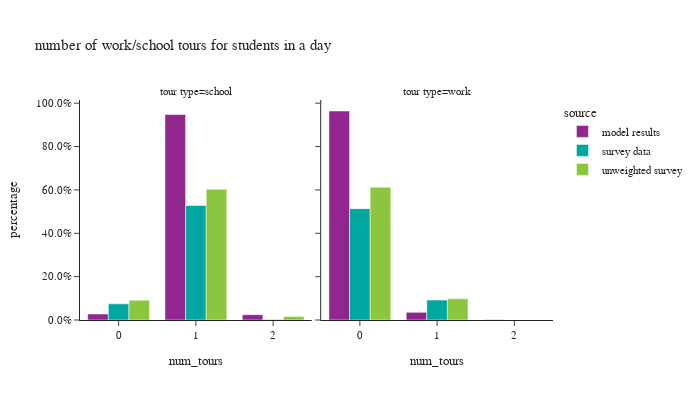

Notebook code for this chart:
### Code cell
# number of mandatory tours
df_plot = s_tour_data[['person_id','source','tour_type','tour_id','person_weight']].groupby(['person_id','source','tour_type','person_weight']).count().reset_index()

pivoted = df_plot.pivot(index=['person_id','source','person_weight'], columns="tour_type", values="tour_id").fillna(0).reset_index()
df_plot = pivoted.melt(id_vars=['person_id','source','person_weight'], var_name="tour_type")

df_plot['num_tours'] = df_plot['value']
df_plot['ws_weight'] = df_plot['person_weight']
df_plot = df_plot.groupby(['source','tour_type','num_tours'])['ws_weight'].sum().reset_index()
df_plot = df_plot.merge(df_student_count, how='left', on='source')
df_plot['percentage'] = df_plot['ws_weight']/df_plot['person_weight']

fig = px.bar(df_plot, x="num_tours", y="percentage", color="source",barmode="group",
             facet_col="tour_type",facet_row_spacing=0.2,
             title="number of work/school tours for students in a day")
fig.for_each_annotation(lambda a: a.update(text="tour type="+a.text.split("=")[-1]))
fig.update_layout(height=400, width=700)
fig.update_yaxes(tickformat=".1%")
fig.show()

### Figure 1 — Plotly figure (JSON) as saved in the notebook; plotly's stock layout.template omitted (floating-point values rounded to 4 significant figures)
{"data": [{"alignmentgroup": "True", "hovertemplate": "source=model results<br>tour_type=school<br>num_tours=%{x}<br>percentage=%{y}<extra></extra>", "legendgroup": "model results", "marker": {"color": "#91268F", "pattern": {"shape": ""}}, "name": "model results", "offsetgroup": "model results", "orientation": "v", "showlegend": true, "textposition": "auto", "type": "bar", "x": [0.0, 1.0, 2.0], "xaxis": "x", "y": [0.02757, 0.9477, 0.0247], "yaxis": "y"}, {"alignmentgroup": "True", "hovertemplate": "source=model results<br>tour_type=work<br>num_tours=%{x}<br>percentage=%{y}<extra></extra>", "legendgroup": "model results", "marker": {"color": "#91268F", "pattern": {"shape": ""}}, "name": "model results", "offsetgroup": "model results", "orientation": "v", "showlegend": false, "textposition": "auto", "type": "bar", "x": [0.0, 1.0, 2.0], "xaxis": "x2", "y": [0.964, 0.03517, 0.0008362], "yaxis": "y2"}, {"alignmentgroup": "True", "hovertemplate": "source=survey data<br>tour_type=school<br>num_tours=%{x}<br>percentage=%{y}<extra></extra>", "legendgroup": "survey data", "marker": {"color": "#00A7A0", "pattern": {"shape": ""}}, "name": "survey data", "offsetgroup": "survey data", "orientation": "v", "showlegend": true, "textposition": "auto", "type": "bar", "x": [0.0, 1.0, 2.0], "xaxis": "x", "y": [0.07471, 0.5283, 0.002475], "yaxis": "y"}, {"alignmentgroup": "True", "hovertemplate": "source=survey data<br>tour_type=work<br>num_tours=%{x}<br>percentage=%{y}<extra></extra>", "legendgroup": "survey data", "marker": {"color": "#00A7A0", "pattern": {"shape": ""}}, "name": "survey data", "offsetgroup": "survey data", "orientation": "v", "showlegend": false, "textposition": "auto", "type": "bar", "x": [0.0, 1.0], "xaxis": "x2", "y": [0.5137, 0.09176], "yaxis": "y2"}, {"alignmentgroup": "True", "hovertemplate": "source=unweighted survey<br>tour_type=school<br>num_tours=%{x}<br>percentage=%{y}<extra></extra>", "legendgroup": "unweighted survey", "marker": {"color": "#8CC63E", "pattern": {"shape": ""}}, "name": "unweighted survey", "offsetgroup": "unweighted survey", "orientation": "v", "showlegend": true, "textposition": "auto", "type": "bar", "x": [0.0, 1.0, 2.0], "xaxis": "x", "y": [0.09121, 0.6026, 0.01629], "yaxis": "y"}, {"alignmentgroup": "True", "hovertemplate": "source=unweighted survey<br>tour_type=work<br>num_tours=%{x}<br>percentage=%{y}<extra></extra>", "legendgroup": "unweighted survey", "marker": {"color": "#8CC63E", "pattern": {"shape": ""}}, "name": "unweighted survey", "offsetgroup": "unweighted survey", "orientation": "v", "showlegend": false, "textposition": "auto", "type": "bar", "x": [0.0, 1.0], "xaxis": "x2", "y": [0.6124, 0.09772], "yaxis": "y2"}], "layout": {"annotations": [{"font": {}, "showarrow": false, "text": "tour type=school", "x": 0.245, "xanchor": "center", "xref": "paper", "y": 1.0, "yanchor": "bottom", "yref": "paper"}, {"font": {}, "showarrow": false, "text": "tour type=work", "x": 0.755, "xanchor": "center", "xref": "paper", "y": 1.0, "yanchor": "bottom", "yref": "paper"}], "barmode": "group", "height": 400, "legend": {"title": {"text": "source"}, "tracegroupgap": 0}, "title": {"text": "number of work/school tours for students in a day"}, "width": 700, "xaxis": {"anchor": "y", "domain": [0.0, 0.49], "title": {"text": "num_tours"}}, "xaxis2": {"anchor": "y2", "domain": [0.51, 1.0], "matches": "x", "title": {"text": "num_tours"}}, "yaxis": {"anchor": "x", "domain": [0.0, 1.0], "tickformat": ".1%", "title": {"text": "percentage"}}, "yaxis2": {"anchor": "x2", "domain": [0.0, 1.0], "matches": "y", "showticklabels": false, "tickformat": ".1%"}}}
